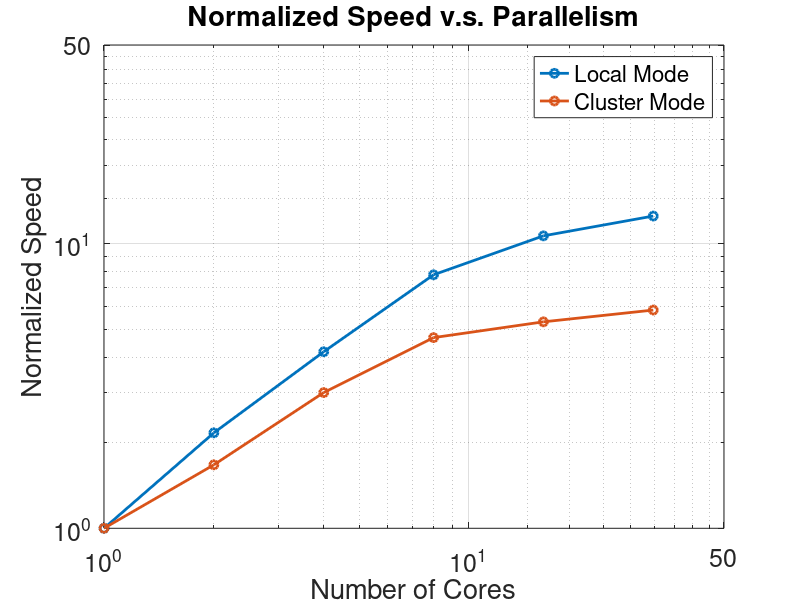

The MATLAB source for this figure: (Note: this script raises an error after producing the figure.)
x = [1,2,4,8,16,32];
t_local = [288,133,69,37,27,23];
t_cluster = [117,70,39,25,22,20];
t_local_n = t_local(1)./t_local;
t_cluster_n = t_cluster(1)./t_cluster;
figure
loglog(x,t_local_n,'-o','LineWidth',2),hold on
loglog(x,t_cluster_n,'-o','LineWidth',2)
xlim([1,50]),ylim([1,50])
set(gca,'xtick',[1,10,50],'xticklabel',{'10^0','10^1','50'})
set(gca,'ytick',[1,10,50],'yticklabel',{'10^0','10^1','50'})
legend({'Local Mode','Cluster Mode'})
set(gca,'FontSize',18)
grid on
xlabel('Number of Cores')
ylabel('Normalized Speed')
title('Normalized Speed v.s. Parallelism')

figure,
plot(tau,sample_rls.tau,'o'),hold on
plot(tau,mean(sample_mcmc.tau(:,50:10:end),2),'o'),hold on,
plot(tau,sample_cd_prior.tau,'o')
xlim([0.18,0.4]),ylim([0.18,0.4])
refline(1,0)
legend({'Random Local Search','MCMC','Coordinate Descent'})
set(gca,'FontSize',18)
xlabel('True AOD in Simulation')
ylabel('Retrieved AOD')


figure
subplot(3,1,1),plot_1d(4400,tau,x,y,jet,const)
subplot(3,1,2),plot_1d(4400,sample.tau,x,y,jet,const)
subplot(3,1,3),plot_1d(4400,sample.tau-tau,x,y,jet,const)

% figure
% for p = 1:50:reg.num_reg_used
%     chisq = zeros(100,1);
%     tau_grid = linspace(0,0.5,100);
%     xp = x(p);
%     yp = y(p);
%     thetap = sample_cd.theta(:,p);
%     for i = 1:100
%         chisq(i) = get_chisq(r,tau_grid(i),thetap,sample_cd.sigmasq(:,end),xp,yp,const,ExtCroSect,CompSSA,smart,reg,reg_sim);
%     end
%     plot(tau_grid,chisq,'k'),hold on
% end
% set(gca,'FontSize',18)
% xlabel('AOD')
% ylabel('\chi^2_p','rot',0)
% title('Convexity near Optima')
% 
% figure
% for p = 1:50:reg.num_reg_used
%     chisq = zeros(100,1);
%     theta1_grid = linspace(0,1,100);
%     theta2_grid = linspace(1,0,100);
%     theta_grid = [theta1_grid;theta2_grid];
%     xp = x(p);
%     yp = y(p);
%     taup = tau(p);
%     for i = 1:100
%         chisq(i) = get_chisq(r,taup,theta_grid(:,i),sample_cd.sigmasq(:,end),xp,yp,const,ExtCroSect,CompSSA,smart,reg,reg_sim);
%     end
%     plot(theta_grid(1,:),chisq,'k'),hold on
% end
% set(gca,'FontSize',18)
% xlabel('Component 2 Percentage')
% ylabel('\chi^2_p','rot',0)
% title('Convexity near Optima')

mixture;
chisq = zeros(reg.num_reg_used,1);
term_kappa = zeros(reg.num_reg_used,1);
chisq_misr = zeros(reg.num_reg_used,1);
term_kappa_misr = zeros(reg.num_reg_used,1);
tau_misr = zeros(reg.num_reg_used,1);
theta_misr = zeros(const.Component_Num,reg.num_reg_used);
sigmasq = sample.sigmasq(:,end);
pid = [119,255,240,237,267];

for p=pid
    thetap = sample.theta(:,p);
    taup = sample.tau(p);
    xp = x(p);
    yp = y(p);
    chisq(p) = 0.5 * get_chisq(r,taup,thetap,sigmasq,xp,yp,const,ExtCroSect,CompSSA,smart,reg);
    term_kappa(p) = 0.5 * get_term_kappa(i1d,j1d,p,sample.tau,taup);
    [chisq_misr(p),tau_misr(p),theta_misr(:,p)] = get_misr_retri(r,theta_misr_grid,sigmasq,xp,yp,ExtCroSect,CompSSA,smart,reg,const);
    term_kappa_misr(p) = 0.5 * get_term_kappa(i1d,j1d,p,sample.tau,tau_misr(p));
    disp(p)
end

figure,plot(chisq(pid),chisq_misr(pid),'o'),refline(1,0)

theta1_grid = linspace(0,1,100);
theta2_grid = linspace(1,0,100);
%theta2_grid = kron((1 - theta1_grid),thetap(2:end));
theta_grid = [theta1_grid;theta2_grid];
tau_grid = linspace(0,0.5,100);
xp = x(p);
yp = y(p);
[X,Y] = meshgrid(theta1_grid,tau_grid);
Z = zeros(100,100);
for ii = 1:100
    for jj = 1:100
        chisq = 0.5 * get_chisq(r,tau_grid(ii),theta_grid(:,jj),sample.sigmasq(:,end),xp,yp,const,ExtCroSect,CompSSA,smart,reg,reg_sim);
        term_kappa = 0.5 * get_term_kappa(i1d,j1d,p,tau,tau_grid(ii));
        %term_alpha = (alpha-1)'*log(theta_grid(:,jj));
        Z(ii,jj) = chisq; + term_kappa; %- term_alpha;
    end
end
figure
surf(X,Y,Z),view([-75,30]),colorbar
hold on
contour3(X,Y,Z,50,'white')
hold off
xlabel('\theta_2')
ylabel('AOD')
zlabel('\chi^2_p')
title('Global Convexity')
set(gca,'FontSize',18)
set(get(gca,'xlabel'),'rotation',45)

figure
for j = 1:const.Component_Num
    h = subplot(4,2,j);
    p = get(h, 'pos');
    p(1) = p(1) - 0.05;
    p(3) = p(3) + 0.05;
    set(h, 'pos', p);
    
    plot_1d(r, sample_cd.theta(j,:), x, y, jet, const,[0,1])
    
    title(strcat('Component Num:',num2str(const.Component_Particle(j))))
    set(gca,'FontSize',18)
end 

equ_ref00 = sample_mle_00.atm_path + sample_mle_00.resid;
equ_ref20 = sample_mle_20.atm_path + sample_mle_20.resid;
equ_ref50 = sample_mle_50.atm_path + sample_mle_50.resid;
figure
subplot(4,1,1)
plot_1d(4400,tau,x,y,jet,const)
subplot(4,1,2)
plot_1d(4400,equ_ref00(10,:),x,y,jet,const)
subplot(4,1,3)
plot_1d(4400,equ_ref20(10,:),x,y,jet,const,[0.08,0.1])
subplot(4,1,4)
plot_1d(4400,equ_ref50(10,:),x,y,jet,const,[0.08,0.1])


retri_theta = zeros(9,1);
retri_theta(1) = nanmean(sample_mle_00.theta(1,:));
retri_theta(2) = mean(sample_mle_20.theta(1,:));
retri_theta(3) = mean(sample_mle_50.theta(1,:));
retri_theta(4) = mean(mean(squeeze(sample_mcmc_00.theta(1,:,100:20:end)),2));
retri_theta(5) = mean(mean(squeeze(sample_mcmc_20.theta(1,:,100:20:end)),2));
retri_theta(6) = mean(mean(squeeze(sample_mcmc_50.theta(1,:,100:20:end)),2));
retri_theta(7) = mean(sample_map_00.theta(1,:));
retri_theta(8) = mean(sample_map_20.theta(1,:));
retri_theta(9) = mean(sample_map_50.theta(1,:));
bar(reshape(retri_theta,3,3))
